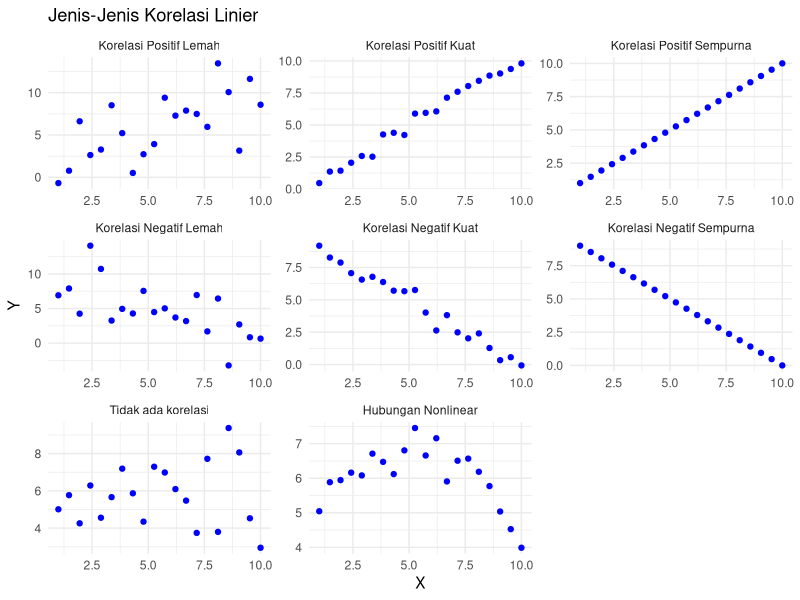
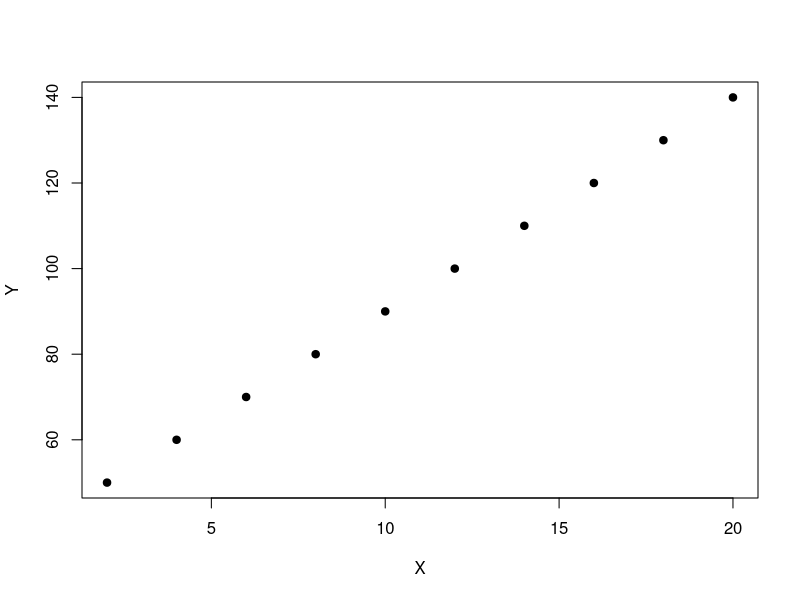
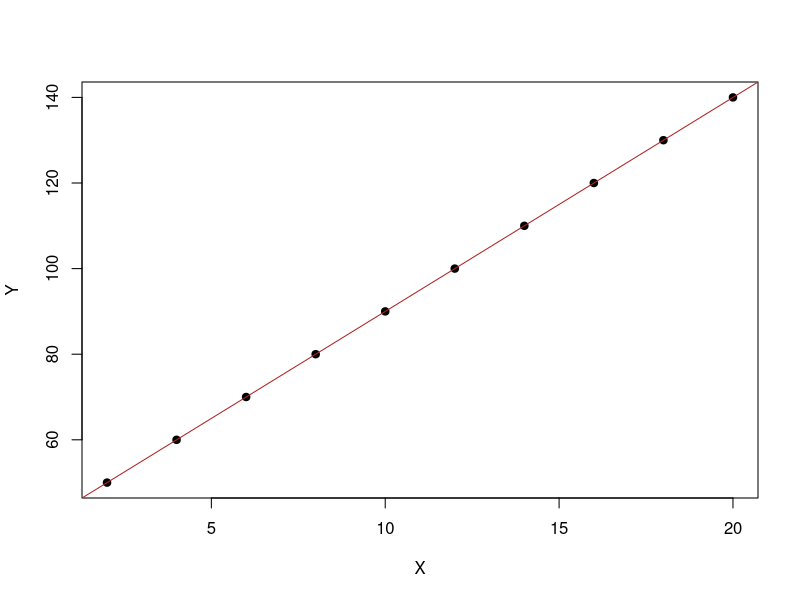

These charts were generated, in order, by the following R code:
## ---- chunk 1
#| echo: false
#| 
# Memuat library ggplot2

library(ggplot2)

# Membuat data untuk berbagai jenis korelasi
set.seed(123)
n = 20
# Positive correlation
x1 <- seq(1, 10, length.out = n)
y1 <- x1 + rnorm(n, sd = 3)

# Strong positive correlation
x2 <- seq(1, 10, length.out = n)
y2 <- x2 + rnorm(n, sd = 0.5)

# Perfect positive correlation
x3 <- seq(1, 10, length.out = n)
y3 <- x3

# Negative correlation
x4 <- seq(1, 10, length.out = n)
y4 <- 10 - x4 + rnorm(n, sd = 3)

# Strong negative correlation
x5 <- seq(1, 10, length.out = n)
y5 <- 10 - x5 + rnorm(n, sd = 0.5)

# Perfect negative correlation
x6 <- seq(1, 10, length.out = n)
y6 <- 10 - x6

# No correlation
x7 <- seq(1, 10, length.out = n)
y7 <- rnorm(n, mean = 5, sd = 2)

# Nonlinear relationship
x8 <- seq(1, 10, length.out = n)
y8 <- -0.1 * (x8 - 5)^2 + 7 + rnorm(n, sd = 0.5)

# Menggabungkan data ke dalam satu data frame
data <- data.frame(
  x = c(x1, x2, x3, x4, x5, x6, x7, x8),
  y = c(y1, y2, y3, y4, y5, y6, y7, y8),
  type = factor(rep(c(
    "Korelasi Positif Lemah",
    "Korelasi Positif Kuat",
    "Korelasi Positif Sempurna",
    "Korelasi Negatif Lemah",
    "Korelasi Negatif Kuat",
    "Korelasi Negatif Sempurna",
    "Tidak ada korelasi",
    "Hubungan Nonlinear"
  ), each = n), levels = c(
    "Korelasi Positif Lemah",
    "Korelasi Positif Kuat",
    "Korelasi Positif Sempurna",
    "Korelasi Negatif Lemah",
    "Korelasi Negatif Kuat",
    "Korelasi Negatif Sempurna",
    "Tidak ada korelasi",
    "Hubungan Nonlinear"
  ))
)

# Membuat scatter plot dengan ggplot2
ggplot(data, aes(x = x, y = y)) +
  geom_point(color = "blue") +
  facet_wrap(~type, scales = "free", ncol = 3) +
  theme_minimal() +
  labs(
    title = "Jenis-Jenis Korelasi Linier",
    x = "X",
    y = "Y"
  )
## ---- chunk 2
#| echo: false
plot(seq(2, 20, by = 2), seq(50, 140, by = 10), pch = 19, xlab = "X", ylab = "Y")
## ---- chunk 3
#| echo: false
plot(seq(2, 20, by = 2), seq(50, 140, by = 10), pch = 19, xlab = "X", ylab = "Y")
abline(a = 40, b = 5, col = "firebrick")
